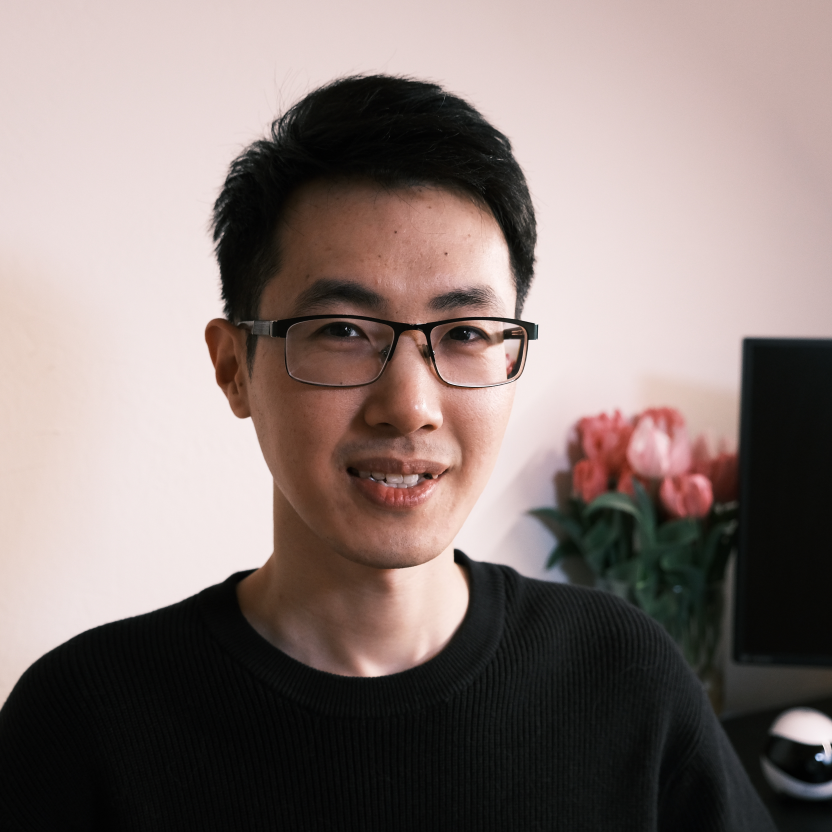
#> input picture phai-lab_files/zhiwenfan.jpg, 4160 x 4160 px (shown at 1/5 size)
$ python crop_profile_images.py
#> lines starting #> are read from the running program, lines starting #| are printed output that depends on the picture
#> in process_one, img is the input picture: shape (4160, 4160, 3); mean B, G, R 117.5, 121.1, 135.1
import shutil
from pathlib import Path

import cv2


ROOT = Path(__file__).resolve().parents[1]
ASSETS = ROOT / "phai-lab_files"
BACKUP_DIR = ASSETS / "originals"
TARGET_SIZE = 512


def _largest_face(faces):
    # faces: [(x,y,w,h), ...]
    return max(faces, key=lambda f: f[2] * f[3])


def crop_to_face_square(img_bgr):
    gray = cv2.cvtColor(img_bgr, cv2.COLOR_BGR2GRAY)
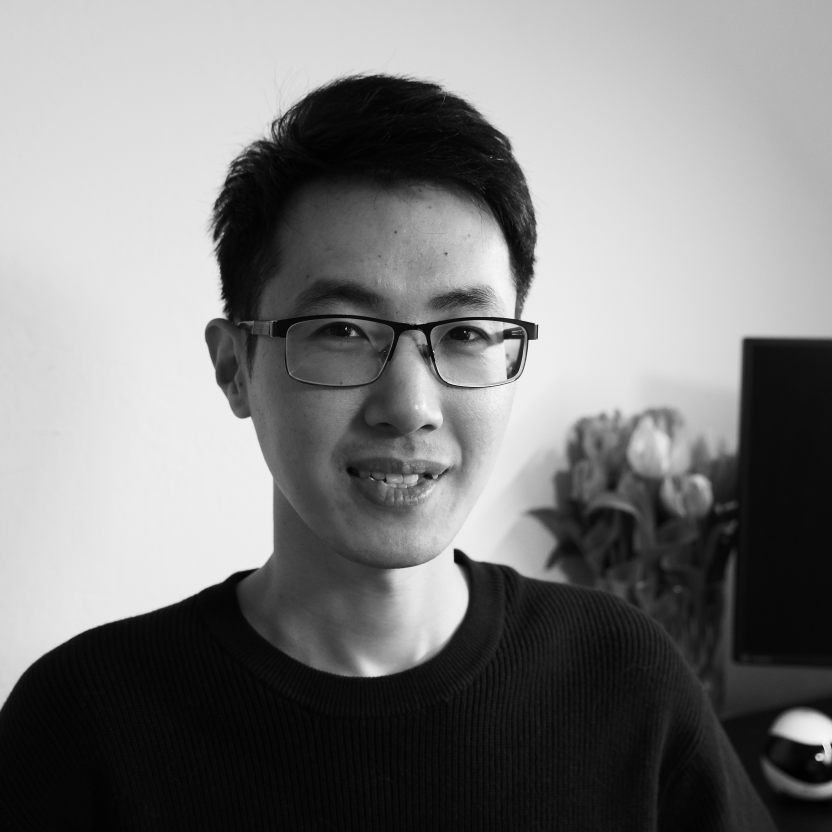
#> gray: shape (4160, 4160) (shown at 1/5 size); min 0, max 255, mean 124.9
    gray = cv2.equalizeHist(gray)
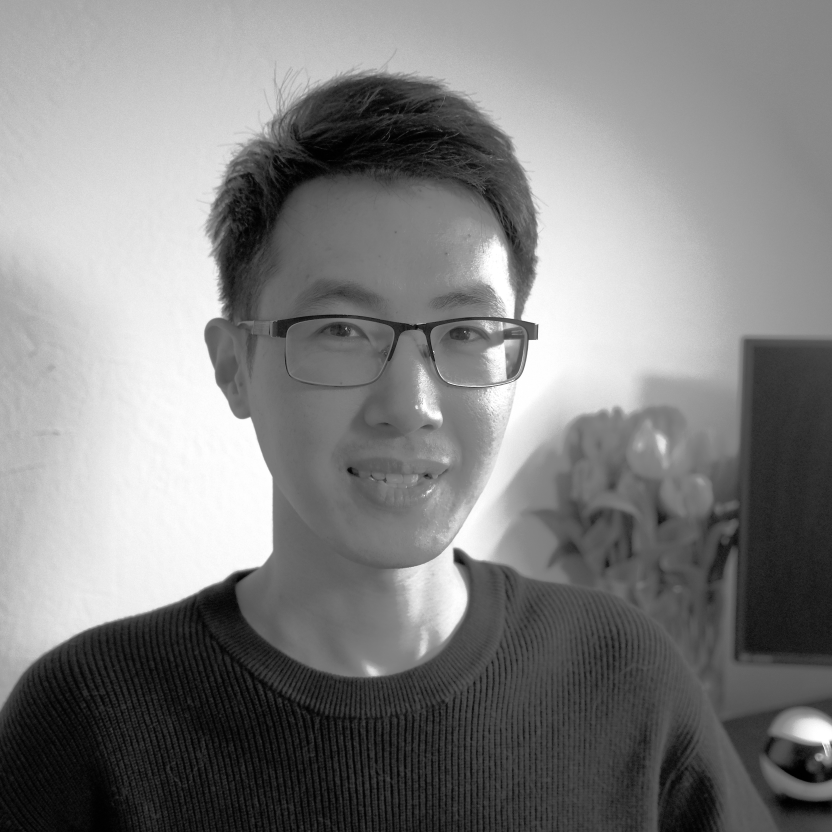
#> gray: shape (4160, 4160) (shown at 1/5 size); min 0, max 255, mean 128.9

    cascade = cv2.CascadeClassifier(cv2.data.haarcascades + "haarcascade_frontalface_default.xml")
    faces = cascade.detectMultiScale(gray, scaleFactor=1.1, minNeighbors=5, minSize=(60, 60))
#> faces = [[2082, 3148, 64, 64], [1063, 948, 1795, 1795]]

    h, w = img_bgr.shape[:2]
#> h = 4160; w = 4160

    if len(faces) == 0:
        # Fallback: centered square crop
        side = min(h, w)
        cx, cy = w // 2, h // 2
        x1 = max(0, cx - side // 2)
        y1 = max(0, cy - side // 2)
        x2 = x1 + side
        y2 = y1 + side
        return img_bgr[y1:y2, x1:x2]

    x, y, fw, fh = _largest_face(faces)
#> x = 1063; y = 948; fw = 1795; fh = 1795
    fx = x + fw / 2.0
#> fx = 1960.5
    fy = y + fh / 2.0
#> fy = 1845.5

    # square side with padding around face
    side = int(max(fw, fh) * 2.2)
#> side = 3949
    side = max(side, 200)
    side = min(side, max(h, w))

    x1 = int(round(fx - side / 2))
#> x1 = -14
    y1 = int(round(fy - side / 2))
#> y1 = -129
    x2 = x1 + side
#> x2 = 3935
    y2 = y1 + side
#> y2 = 3820

    # clamp into image
    if x1 < 0:
        x2 -= x1
#> x2 = 3949
        x1 = 0
    if y1 < 0:
        y2 -= y1
#> y2 = 3949
        y1 = 0
    if x2 > w:
        shift = x2 - w
        x1 -= shift
        x2 = w
        x1 = max(0, x1)
    if y2 > h:
        shift = y2 - h
        y1 -= shift
        y2 = h
        y1 = max(0, y1)

    # ensure square within bounds
    x2 = min(w, x2)
    y2 = min(h, y2)
    crop = img_bgr[y1:y2, x1:x2]
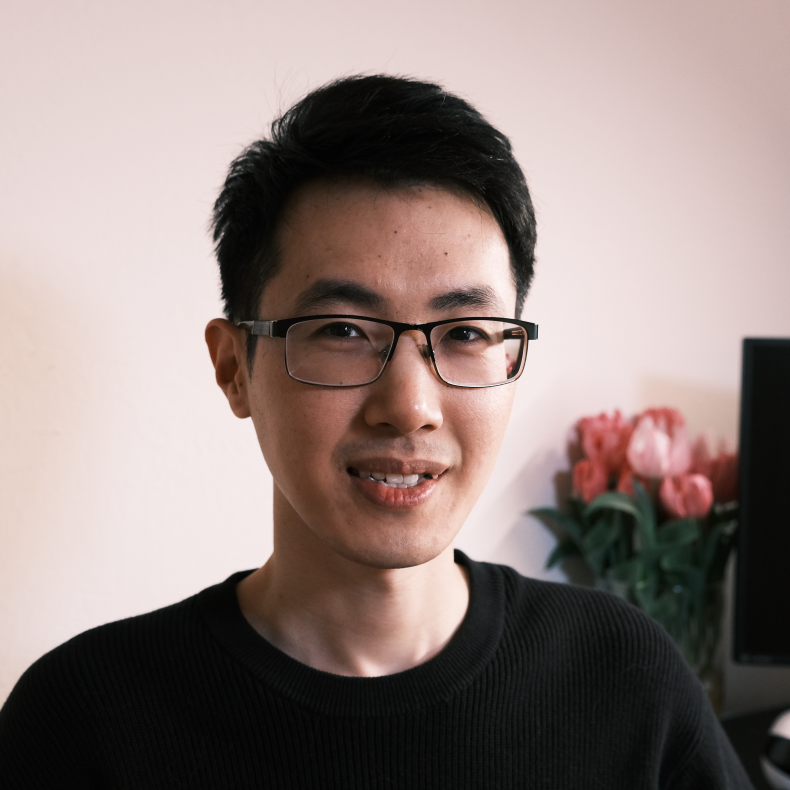
#> crop: shape (3949, 3949, 3) (shown at 1/5 size); mean B, G, R 124.7, 128.6, 143.7

    # If the crop isn't square due to bounds, center-crop to square
    ch, cw = crop.shape[:2]
#> ch = 3949; cw = 3949
    side2 = min(ch, cw)
#> side2 = 3949
    cx2, cy2 = cw // 2, ch // 2
#> cx2 = 1974; cy2 = 1974
    x1b = max(0, cx2 - side2 // 2)
#> x1b = 0
    y1b = max(0, cy2 - side2 // 2)
#> y1b = 0
    crop = crop[y1b:y1b + side2, x1b:x1b + side2]

    return crop


def process_one(path: Path) -> None:
    img = cv2.imread(str(path))
    if img is None:
        raise RuntimeError(f"Failed to read image: {path}")

    cropped = crop_to_face_square(img)
    resized = cv2.resize(cropped, (TARGET_SIZE, TARGET_SIZE), interpolation=cv2.INTER_AREA)
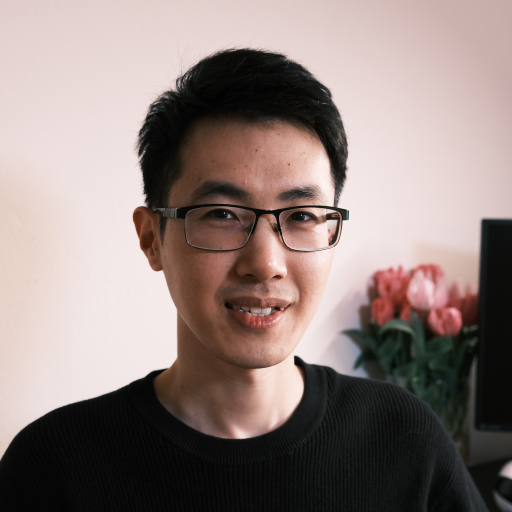
#> resized: shape (512, 512, 3); mean B, G, R 124.7, 128.6, 143.7

    BACKUP_DIR.mkdir(parents=True, exist_ok=True)
    backup_path = BACKUP_DIR / path.name
    if not backup_path.exists():
        shutil.copy2(path, backup_path)

    # Overwrite as JPEG with good quality
    ok = cv2.imwrite(str(path), resized, [int(cv2.IMWRITE_JPEG_QUALITY), 92])
    if not ok:
        raise RuntimeError(f"Failed to write image: {path}")


def main() -> None:
    targets = [
        ASSETS / "zhiwenfan.jpg",
        ASSETS / "nuochen.jpg",
    ]

    for p in targets:
        if not p.exists():
            raise FileNotFoundError(p)
        process_one(p)
        print(f"Processed {p.relative_to(ROOT)} -> {TARGET_SIZE}x{TARGET_SIZE}")
#> pass 2 of the loop in main, `for p in targets:`:
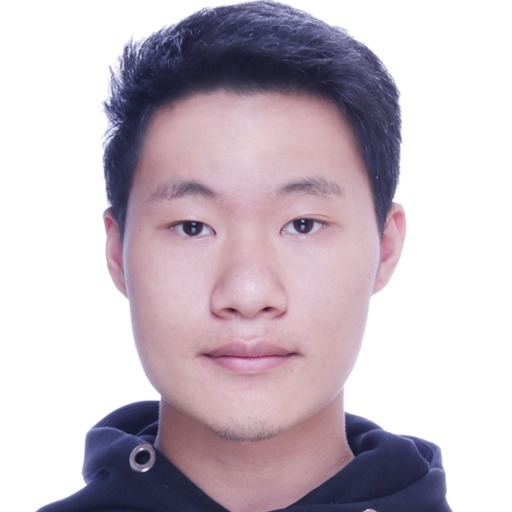
#> input picture phai-lab_files/nuochen.jpg, 512 x 512 px
#> in process_one, img is the input picture: shape (512, 512, 3); mean B, G, R 196.3, 186.9, 198.8
#> in crop_to_face_square (call 2), `gray = cv2.cvtColor(img_bgr, cv2.COLOR_BGR2GRAY)`:
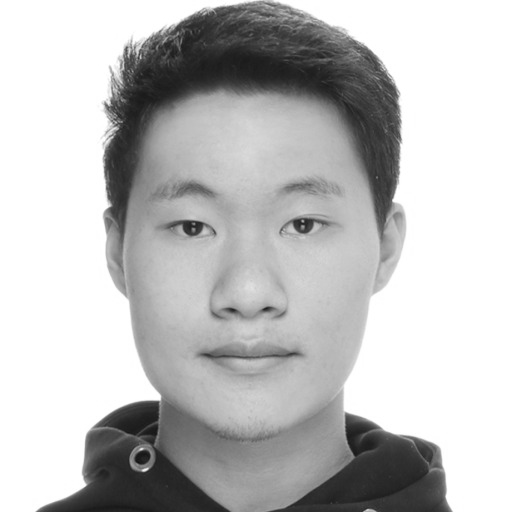
#> gray: shape (512, 512); min 16, max 255, mean 191.5
#> in crop_to_face_square (call 2), `gray = cv2.equalizeHist(gray)`:
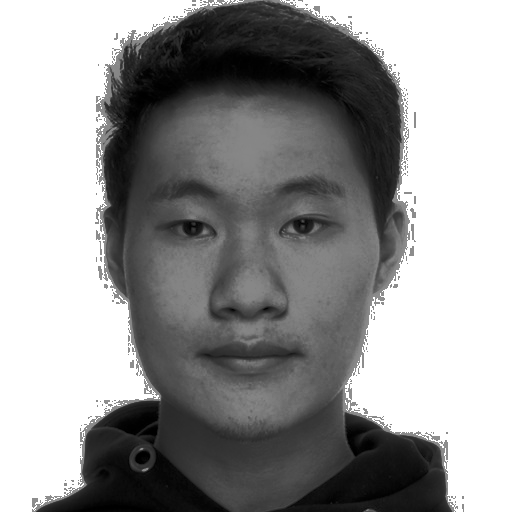
#> gray: shape (512, 512); min 0, max 255, mean 153.4
#> faces = [[100, 103, 300, 300]]
#> x = 100; y = 103; fw = 300
#> fx = 250
#> fy = 253
#> in crop_to_face_square (call 2), `side = int(max(fw, fh) * 2.2)`: side = 660
#> in crop_to_face_square (call 2), `side = min(side, max(h, w))`: side = 512
#> x1 = -6
#> y1 = -3
#> in crop_to_face_square (call 2), `x2 = x1 + side`: x2 = 506
#> in crop_to_face_square (call 2), `y2 = y1 + side`: y2 = 509
#> in crop_to_face_square (call 2), `x2 -= x1`: x2 = 512


if __name__ == "__main__":
    main()
